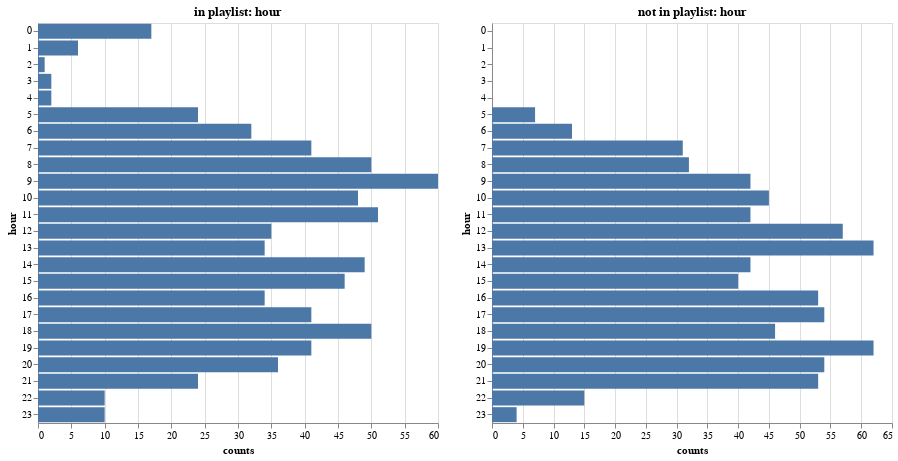

Notebook code cell kept with this figure:
### Code cell
alt.hconcat(*[plot_counts_hour(df_welt_hits, 'hour', 'in playlist: hour'), plot_counts_hour(df_welt_nohits, 'hour', 'not in playlist: hour')])

### Figure 1 — Vega-Lite specification as saved in the notebook (floating-point values rounded to 4 significant figures)
{"config": {"view": {"continuousWidth": 400, "continuousHeight": 300}}, "hconcat": [{"data": {"name": "data-fb1a5f73a1f860a0f96e0937bc8b6e12"}, "mark": "bar", "encoding": {"x": {"field": "counts", "type": "quantitative"}, "y": {"axis": {"labelLimit": 500}, "field": "hour", "type": "nominal"}}, "height": 400, "title": "in playlist: hour"}, {"data": {"name": "data-c1b8b12fe4fe89d37e7a055202d65b9b"}, "mark": "bar", "encoding": {"x": {"field": "counts", "type": "quantitative"}, "y": {"axis": {"labelLimit": 500}, "field": "hour", "type": "nominal"}}, "height": 400, "title": "not in playlist: hour"}], "$schema": "https://vega.github.io/schema/vega-lite/v4.17.0.json", "datasets": {"data-fb1a5f73a1f860a0f96e0937bc8b6e12": [{"hour": 9, "counts": 60}, {"hour": 11, "counts": 51}, {"hour": 18, "counts": 50}, {"hour": 8, "counts": 50}, {"hour": 14, "counts": 49}, {"hour": 10, "counts": 48}, {"hour": 15, "counts": 46}, {"hour": 7, "counts": 41}, {"hour": 17, "counts": 41}, {"hour": 19, "counts": 41}, {"hour": 20, "counts": 36}, {"hour": 12, "counts": 35}, {"hour": 16, "counts": 34}, {"hour": 13, "counts": 34}, {"hour": 6, "counts": 32}, {"hour": 21, "counts": 24}, {"hour": 5, "counts": 24}, {"hour": 0, "counts": 17}, {"hour": 23, "counts": 10}, {"hour": 22, "counts": 10}, {"hour": 1, "counts": 6}, {"hour": 3, "counts": 2}, {"hour": 4, "counts": 2}, {"hour": 2, "counts": 1}], "data-c1b8b12fe4fe89d37e7a055202d65b9b": [{"hour": 13, "counts": 62}, {"hour": 19, "counts": 62}, {"hour": 12, "counts": 57}, {"hour": 20, "counts": 54}, {"hour": 17, "counts": 54}, {"hour": 16, "counts": 53}, {"hour": 21, "counts": 53}, {"hour": 18, "counts": 46}, {"hour": 10, "counts": 45}, {"hour": 9, "counts": 42}, {"hour": 11, "counts": 42}, {"hour": 14, "counts": 42}, {"hour": 15, "counts": 40}, {"hour": 8, "counts": 32}, {"hour": 7, "counts": 31}, {"hour": 22, "counts": 15}, {"hour": 6, "counts": 13}, {"hour": 5, "counts": 7}, {"hour": 23, "counts": 4}, {"hour": 0, "counts": 0}, {"hour": 1, "counts": 0}, {"hour": 2, "counts": 0}, {"hour": 3, "counts": 0}, {"hour": 4, "counts": 0}]}}
